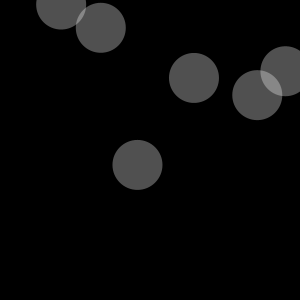
Frame 1 (no input)
Frame 60 (the mouse pressed at the canvas centre just before this capture): identical to frame 1, image omitted
Frame 120 (the mouse held since frame 60 and released just before this capture): identical to frame 1, image omitted

The Processing sketch that drew this single still picture (run headless with seeded random() and noise(); from frame 60 on, the mouse is pressed at the canvas centre):

// Processing sketch: processing_27106
// ── processing_27106.pde

Circle [] circles = new Circle[6];

void setup()
{
  size(300,300);
  smooth();
  for (int i = 0; i < circles.length; i++)
  {
    circles[i] = new Circle();
  }
}

void draw()
{
  background(0);
  for (int i = 0; i < circles.length; i++)
  {
    circles[i].display();
    for (int j = 0; j < circles.length; j++)
    {
      
  
      if(i != j && (circles[i]).intersect(circles[j])) {
        println("intersectinglines");
      }
    }
  }
}

void mouseDragged()
{
  for (int i = 0; i < circles.length; i++)
  {
    circles[i].move();
  }
}

class Circle
{
  float r;
  float xpos;
  float ypos;

  Circle()
  {
    xpos = random(width);
    ypos = random(height);
    r = 25;
  }
  void display()
  {
    noStroke();
    fill(255,80);
    ellipse(xpos,ypos,r*2,r*2);
  }

  void move()
  { 
    if(dist(mouseX,mouseY,xpos,ypos)<r)
    { 
      xpos = xpos +  mouseX-pmouseX;
      ypos = ypos + mouseY-pmouseY;
      if (xpos>width || ypos>height) {
        xpos = 0;
        ypos = 0;
      }
    }
  }

boolean intersect (Circle c){
    float distance = dist(xpos,ypos,c.xpos,c.ypos);
    if(distance < r+c.r)
    {
      return true;
    } 
    else {
      return false;
    }
}
}
